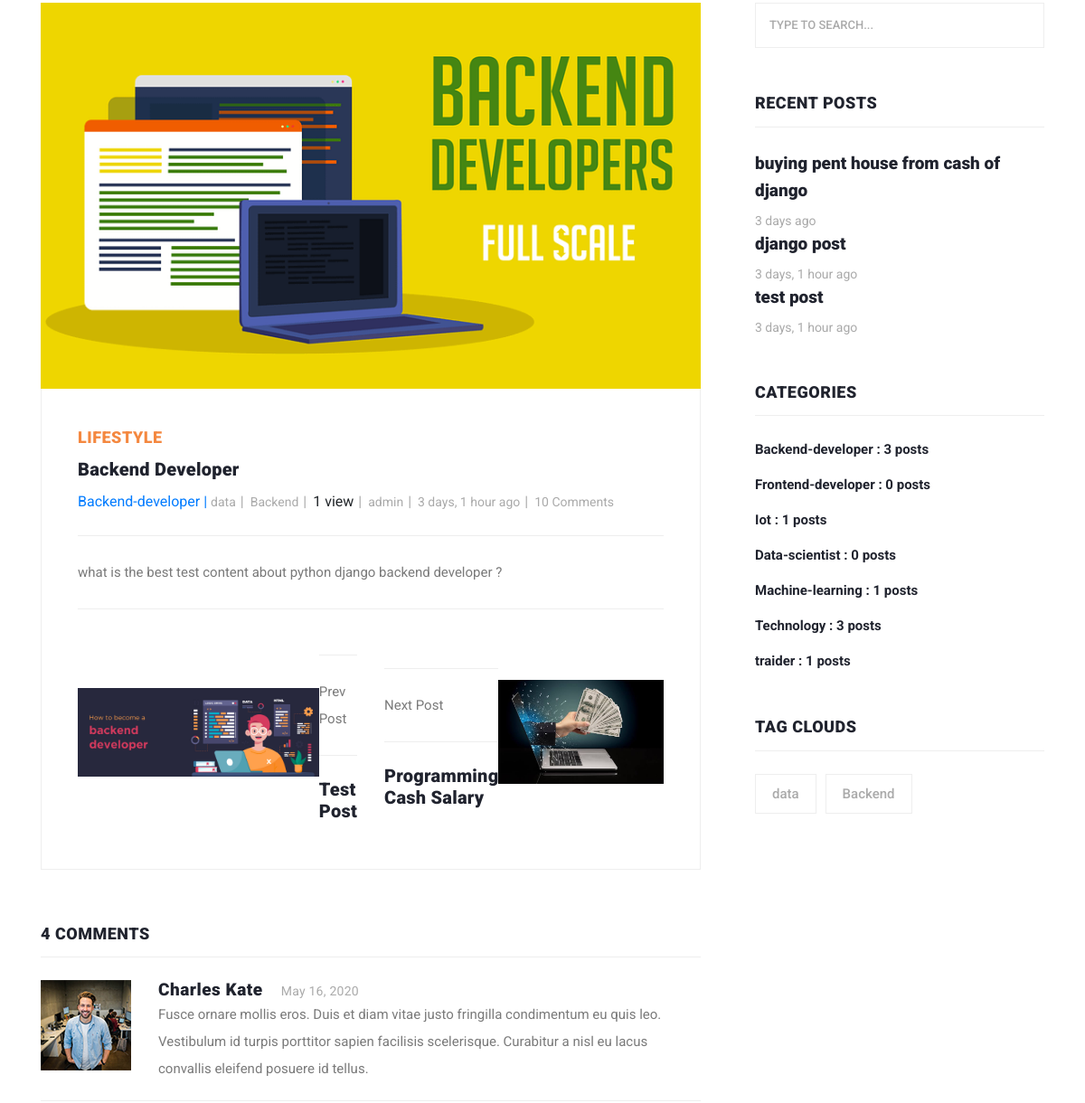
The page /blog/6 (middle part) on the database as committed earlier.
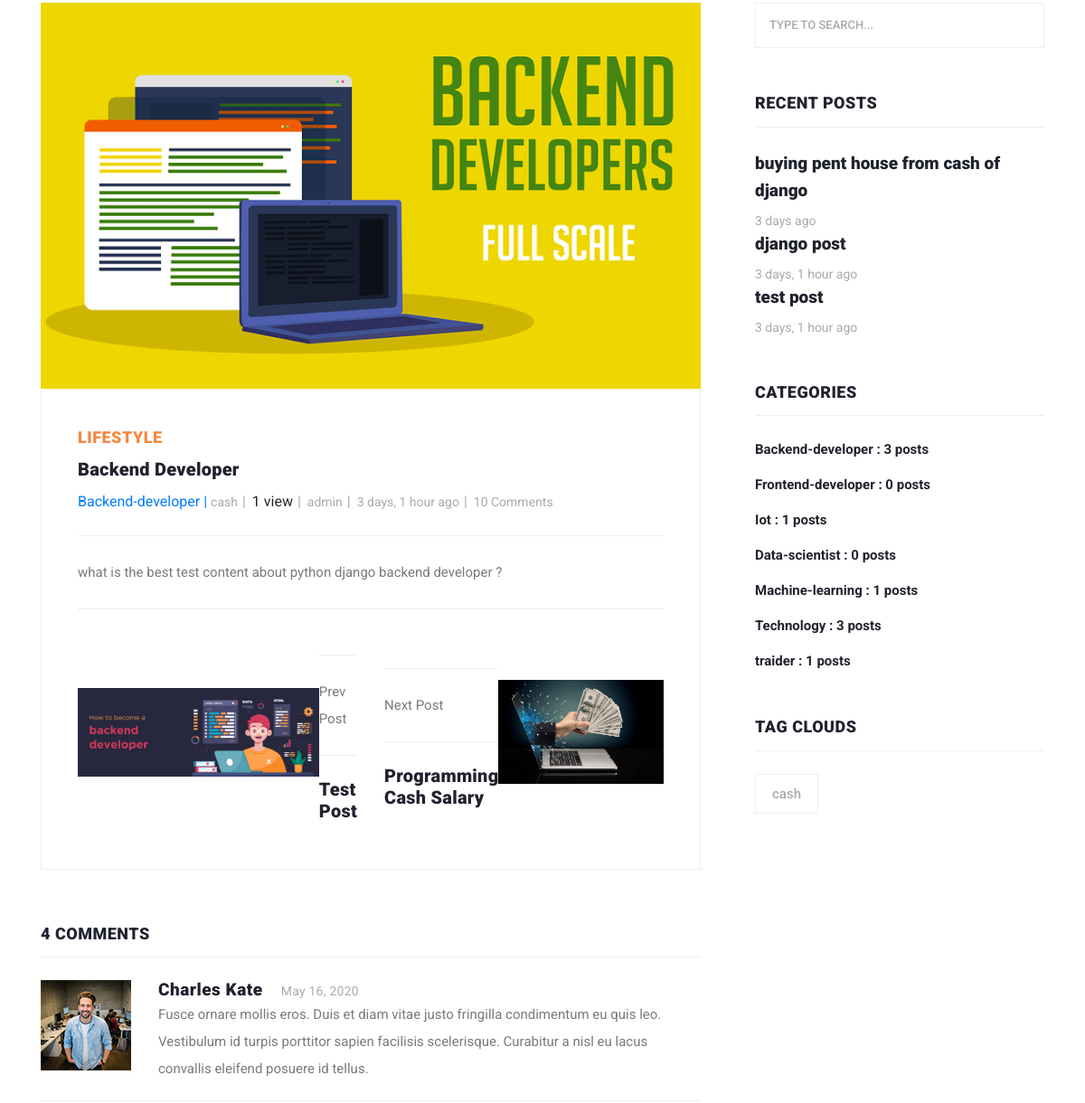
The same page on the database as committed later.
### blog/models.py (models this page shows, shortened)
class Category(models.Model):
    name = models.CharField(max_length=255)
    def __str__(self) -> str:
        return self.name

class Post(models.Model):
    title = models.CharField(max_length=255)
    author = models.ForeignKey(User,on_delete=models.CASCADE,null=True)
    content = models.TextField()
    image = models.ImageField(upload_to='blog/',default='blog/default2.jpg')
    status = models.BooleanField(default=True)
    tags = TaggableManager()
    categories = models.ManyToManyField(Category)
    login_required = models.BooleanField(default=False)
    counted_views = models.IntegerField(default=0)
    created_date = models.DateTimeField(auto_now_add=True)
    updated_date = models.DateTimeField(auto_now=True)
    published_date = models.DateTimeField(null=True)
    class Meta:
        ordering = ['-created_date']

### blog/views.py (the view)
# urls.py: path('<int:pid>' , blog_single , name='post-detail'),
def blog_single(request,pid):
    now = timezone.now()
    all_posts = Post.objects.filter(status=True,published_date__lte=now)
    current_index = 0
    for i , post in enumerate(all_posts):
        if post.id == pid:
            current_index = i
            break
    prev_post = all_posts[current_index - 1] if current_index - 1 >= 0 else None
    next_post = all_posts[current_index + 1] if current_index + 1 < len(all_posts) else None
    current_post = get_object_or_404(all_posts , pk = pid)
    current_post.counted_views += 1
    current_post.save()
    context = {'post' : current_post, 'prev_post' : prev_post , 'next_post' : next_post}
    return render(request , 'blog/post-details.html', context)

### blog/templatetags/blog-tags.py (called while the page is built)
@register.inclusion_tag('blog/blog-recent-posts.html')
def recent_posts():
    now = timezone.now()
    posts = Post.objects.filter(status=True,published_date__lt=now).order_by('-published_date')[:3]
    return {'posts':posts}

@register.inclusion_tag('blog/blog-categories.html')
def categories():
    now = timezone.now()
    posts = Post.objects.filter(status=True,published_date__lt=now)
    cats = Category.objects.all()
    cats_od = {}
    for cat in cats:
        c = posts.filter(categories=cat).count()
        cats_od[cat] = c
    return {'categories' : cats_od}

### templates/blog/post-details.html (shortened to what the changed rows need)
{% extends 'base.html' %}
{% load static %}
{% load humanize %}
{% block content %}
{% load blog-tags %}
<section class="blog-posts grid-system">
  <div class="container">
    <div class="row">
      <div class="col-lg-8">
        <div class="all-blog-posts">
          <div class="row">
            <div class="col-lg-12">
              <div class="blog-post">
                <div class="down-content">
                  <ul class="post-info">
                    {% for cat in post.categories.all %}
                    <a href="{% url 'blog:category' cat_name=cat.name %}">{{cat.name}} |</a>
                    {% endfor %}
                    {% for tag in post.tags.all %}
                    <li><a href="{% url 'blog:tag' tag_name=tag.name %}">{{tag.name}}</a></li>
                    {% endfor %}
                    <li>{{post.counted_views}} view</li>
                    <li><a href="#">{{post.author}}</a></li>
                    <li><a href="#">{{post.published_date|naturaltime}}</a></li>
                    <li><a href="#">10 Comments</a></li>
                  </ul>
                  <div class="navigation-area">
                    <div class="row">
                      <div
                        class="col-lg-6 col-md-6 col-12 nav-left flex-row d-flex justify-content-start align-items-center">
                        <div class="thumb">
                          {% if prev_post %}
                          <a href="{% url 'blog:post-detail' pid=prev_post.id %}"><img class="img-fluid"
                              src="{{prev_post.image.url}}" alt=""></a>
                        </div>
                        <div class="detials">
                          <p>Prev Post</p>
                          <a href="{% url 'blog:post-detail' pid=prev_post.id %}">
                            <h4>{{prev_post.title}}</h4>
                          </a>
                          {% endif %}
                        </div>
                      </div>
                    </div>
                  </div>
                </div>
              </div>
            </div>
            <div class="col-lg-12">
              <div class="sidebar-item comments">
                <div class="sidebar-heading">
                  <h2>4 comments</h2>
                </div>
              </div>
            </div>
          </div>
        </div>
      </div>
      <div class="col-lg-4">
        <div class="sidebar">
          <div class="row">
            {% recent_posts %}
            {% categories %}
            {% include 'blog/blog-tags.html' %}
          </div>
        </div>
      </div>
    </div>
  </div>
</section>
{% endblock %}

### templates/blog/blog-recent-posts.html
{% load static %}
{% load humanize %}
<div class="col-lg-12">
  <div class="sidebar-item recent-posts">
    <div class="sidebar-heading">
      <h2>Recent Posts</h2>
    </div>
    <div class="content">
      {% for post in posts %}
      <ul>
        <li>
          <a href="{% url 'blog:post-detail' pid=post.id %}">
            <h5>{{post.title}}</h5>
            <span>{{post.published_date|naturaltime}}</span>
          </a>
        </li>
      </ul>
      {% endfor %}
    </div>
  </div>
</div>

### templates/blog/blog-categories.html
{% load static %}
<div class="col-lg-12">
    <div class="sidebar-item categories">
      <div class="sidebar-heading">
        <h2>Categories</h2>
      </div>
      <div class="content">
        <ul>
          {% for name,c in categories.items %}
          <li><a href="{% url 'blog:category' cat_name=name %}">{{name}} : {{c}} posts</a></li>
          {% endfor %}
        </ul>
      </div>
    </div>
  </div>

### templates/blog/blog-tags.html
{% load static %}
<div class="col-lg-12">
    <div class="sidebar-item tags">
      <div class="sidebar-heading">
        <h2>Tag Clouds</h2>
      </div>
      <div class="content">
        <ul>
          {% for tag in post.tags.all %}
          <li><a href="{% url 'blog:tag' tag_name=tag.name %}">{{tag.name}}</a></li>
          {% endfor %}
        </ul>
      </div>
    </div>
  </div>

Rows that differ between the two databases and show on the page:
no longer on this page (row unchanged): Tag: name "data"
no longer on this page (row unchanged): Tag: name "Backend"
added Tag: name "cash"
